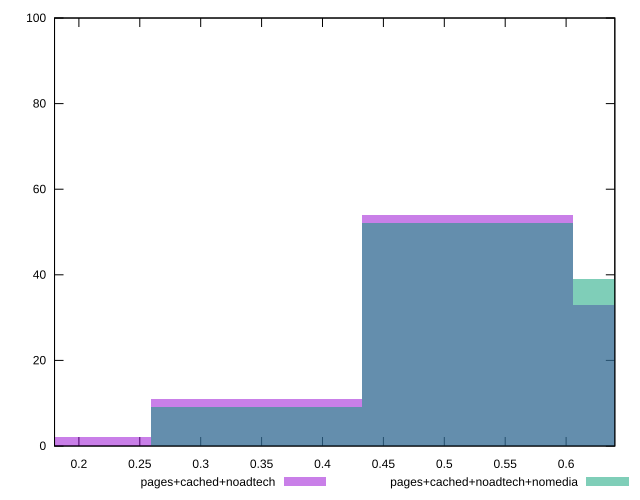

Here is the gnuplot script that generated this plot:
reset

$pagesCachedNoadtech <<EOF
0.5191407911551102 54
0.6921877215401471 33
0.34609386077007354 11
0.17304693038503677 2
EOF

$pagesCachedNoadtechNomedia <<EOF
0.5191407911551102 52
0.6921877215401471 39
0.34609386077007354 9
EOF

set key outside below
set boxwidth 0.17304693038503677
set xrange [0.18:0.64]
set yrange [0:100]
set trange [0:100]
set style fill transparent solid 0.5 noborder
set terminal svg size 640, 500 enhanced background rgb 'white'
set output "report_00015_2021-02-09T16-11-33.973Z/meta/score/comparison/histogram/2_vs_3.svg"

plot $pagesCachedNoadtech title "pages+cached+noadtech" with boxes, \
     $pagesCachedNoadtechNomedia title "pages+cached+noadtech+nomedia" with boxes

reset
